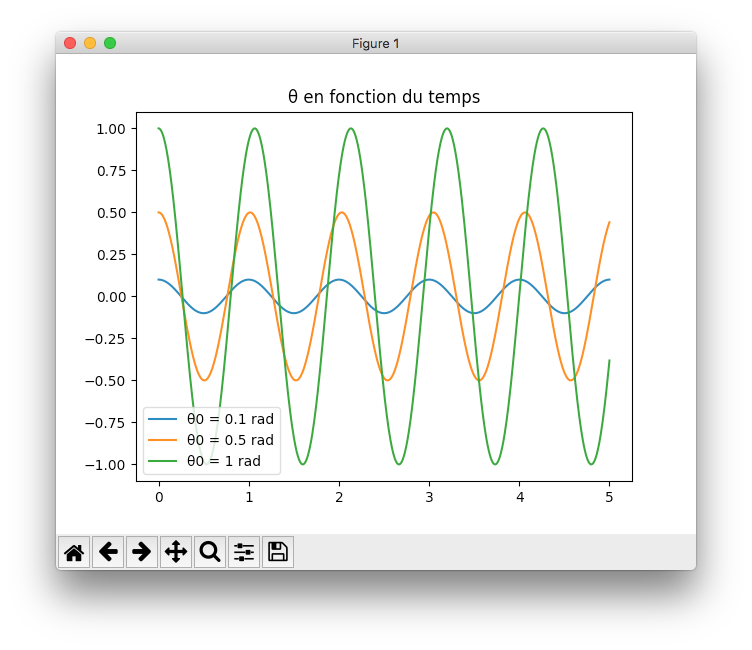

Reproduce this figure in Python.
# Imports
from scipy.integrate import odeint
from math import pi, sin
import numpy as np
import matplotlib.pyplot as plt

# Définition des constantes
T0 = 1
t = np.linspace(0, 5, 1001)

# Fonction qui résoud l'équa diff selon les conditions initiales
def resoudre(theta0, omega0):
    # Fonction qui dérive
    def derive(y, t):
        # On extrait les coordonnées
        theta, omega = y

        # On les dérive on fonction du temps
        dtheta = omega
        domega = (-4 * pi ** 2 * sin(theta)) / (T0 ** 2)
        return (dtheta, domega)

    # Conditions initiales
    y0 = (theta0, omega0)

    # On résout l'équa diff
    solution = odeint(derive, y0, t)

    # On extrait les coordonnées
    theta = solution[:, 0]

    # On retourne theta
    return theta

# On applique
theta1 = resoudre(0.1, 0)
theta2 = resoudre(0.5, 0)
theta3 = resoudre(1, 0)

# On trace
plt.title('θ en fonction du temps')
plt.plot(t, theta1, label="θ0 = 0.1 rad")
plt.plot(t, theta2, label="θ0 = 0.5 rad")
plt.plot(t, theta3, label="θ0 = 1 rad")
plt.legend()
plt.show()
